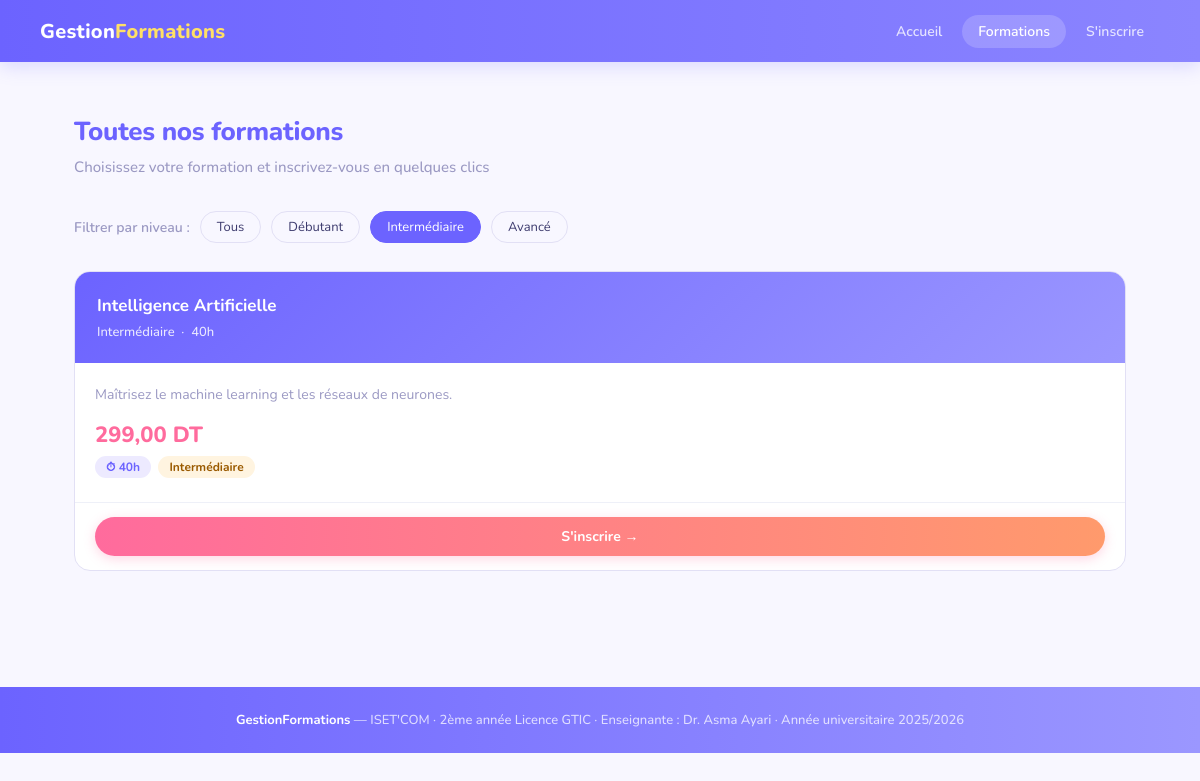
Screenshot of /index.php?page=formations&niveau=Intermédiaire with the database file from the repository.
### tables this page shows
CREATE TABLE IF NOT EXISTS formations (
    id          INT AUTO_INCREMENT PRIMARY KEY,
    titre       VARCHAR(150) NOT NULL,
    description TEXT NOT NULL,
    prix        DECIMAL(8,2) NOT NULL DEFAULT 0,
    duree       VARCHAR(30) DEFAULT '20h',
    niveau      VARCHAR(50) DEFAULT 'Tous niveaux',
    created_at  TIMESTAMP DEFAULT CURRENT_TIMESTAMP
);

### controllers/FormationController.php (called while the page is built)
<?php
require_once 'models/Formation.php';
$niveau    = isset($_GET['niveau']) ? trim($_GET['niveau']) : '';
$formations = Formation::getAll($niveau);
require 'views/formations.php';
?>

### models/Formation.php (called while the page is built, shortened)
<?php
class Formation {
    public static function getAll(string $niveau = ''): array {
        $pdo = Database::connect();
        if (!empty($niveau)) {
            $stmt = $pdo->prepare('SELECT * FROM formations WHERE niveau = ? ORDER BY id ASC');
            $stmt->execute([$niveau]);
        } else {
            $stmt = $pdo->query('SELECT * FROM formations ORDER BY id ASC');
        }
        return $stmt->fetchAll();
    }
}
?>

### views/formations.php (the view, shortened to what this page needs)
<?php
require 'views/partials/header.php';
?>
<div class="container">
    <div class="section">
        <div class="section-title">Toutes nos formations</div>
        <div class="section-sub">
            Choisissez votre formation et inscrivez-vous en quelques clics
        </div>
        <div style="margin-bottom:28px; display:flex; gap:10px; flex-wrap:wrap; align-items:center;">
            <span style="font-size:14px; color:var(--muted); font-weight:600;">Filtrer par niveau :</span>
            <a href="index.php?page=formations"
               style="padding:6px 16px; border-radius:20px; border:1.5px solid var(--border); font-size:13px; text-decoration:none; color:var(--text);
               <?= empty($niveau) ? 'background:var(--primary);color:#fff;border-color:var(--primary);' : '' ?>">
               Tous</a>
            <?php foreach (['Débutant','Intermédiaire','Avancé'] as $niv): ?>
            <a href="index.php?page=formations&niveau=<?= urlencode($niv) ?>"
               style="padding:6px 16px; border-radius:20px; border:1.5px solid var(--border); font-size:13px; text-decoration:none; color:var(--text);
               <?= (isset($niveau) && $niveau === $niv) ? 'background:var(--primary);color:#fff;border-color:var(--primary);' : '' ?>">
               <?= $niv ?></a>
            <?php endforeach; ?>
        </div>
        <?php if (empty($formations)): ?>
            <div class="alert alert-error">Aucune formation disponible pour ce niveau.</div>
        <?php else: ?>
        <div class="cards-grid">
            <?php foreach ($formations as $f): ?>
            <div class="card">
                <div class="card-header">
                    <h3><?= htmlspecialchars($f['titre']) ?></h3>
                    <p><?= htmlspecialchars($f['niveau']) ?> &nbsp;·&nbsp; <?= htmlspecialchars($f['duree']) ?></p>
                </div>
                <div class="card-body">
                    <p><?= htmlspecialchars($f['description']) ?></p>
                    <div class="prix"><?= number_format($f['prix'], 2, ',', ' ') ?> DT</div>
                    <div class="meta">
                        <span class="badge badge-primary">⏱ <?= htmlspecialchars($f['duree']) ?></span>
                        <?php
                        $badgeClass = match($f['niveau']) {
                            'Débutant'     => 'badge-success',
                            'Intermédiaire'=> 'badge-warning',
                            'Avancé'       => 'badge-danger',
                            default        => 'badge-primary'
                        };
                        ?>
                        <span class="badge <?= $badgeClass ?>"><?= htmlspecialchars($f['niveau']) ?></span>
                    </div>
                </div>
                <div class="card-footer">
                    <a href="index.php?page=inscription&formation_id=<?= $f['id'] ?>"
                       class="btn btn-accent btn-block">S'inscrire →</a>
                </div>
            </div>
            <?php endforeach; ?>
        </div>
        <?php endif; ?>
    </div>
</div>
<?php require 'views/partials/footer.php'; ?>

### assets/style.css (style rules this page uses)
:root { --primary: #6C63FF; --primary-lt: #8B85FF; --primary-dk: #5548E0; --accent: #FF6B9D; --accent-dk: #E8528A; --success: #2ECC71; --danger: #FF5E5B; --gray-bg: #F8F7FF; --gray-light: #EEF0F8; --border: #E2E0F5; --text: #3D3B6E; --muted: #9B99C3; }
* { box-sizing: border-box; margin: 0; padding: 0; }
body { font-family: 'Nunito', 'Segoe UI', Arial, sans-serif; background: var(--gray-bg); color: var(--text); min-height: 100vh; }
.container { max-width: 1100px; margin: 0 auto; padding: 0 24px; }
.section { padding: 52px 0; }
.section-title { font-size: 26px; font-weight: 800; color: var(--primary); margin-bottom: 8px; letter-spacing: -.3px; }
.section-sub { color: var(--muted); font-size: 15px; margin-bottom: 34px; font-weight: 500; }
.cards-grid { display: grid; grid-template-columns: repeat(auto-fit, minmax(240px, 1fr)); gap: 22px; }
.card { background: #fff; border-radius: 16px; border: 1.5px solid var(--border); overflow: hidden; transition: .22s; display: flex; flex-direction: column; }
.card-header { background: linear-gradient(135deg, var(--primary) 0%, #9B97FF 100%); padding: 22px; color: #fff; }
.card-header h3 { font-size: 17px; font-weight: 700; margin-bottom: 6px; }
.card-header p { font-size: 13px; opacity: .85; font-weight: 500; }
.card-body { padding: 20px; flex: 1; }
.card-body p { font-size: 14px; color: var(--muted); margin-bottom: 14px; line-height: 1.65; }
.card-footer { padding: 14px 20px; border-top: 1.5px solid var(--gray-light); }
.badge { display: inline-block; padding: 3px 11px; border-radius: 20px; font-size: 12px; font-weight: 700; margin-right: 4px; margin-bottom: 4px; }
.badge-primary { background: #EDEAFF; color: #6C63FF; }
.badge-warning { background: #FFF4E0; color: #9A5A00; }
.prix { font-size: 22px; font-weight: 800; color: var(--accent); }
.meta { font-size: 13px; color: var(--muted); margin-top: 6px; font-weight: 500; }
.btn { display: inline-block; padding: 10px 24px; border-radius: 25px; font-size: 14px; font-weight: 700; text-decoration: none; cursor: pointer; border: none; transition: .22s; text-align: center; }
.btn-accent { background: linear-gradient(90deg, var(--accent) 0%, #FF9A6C 100%); color: #fff; box-shadow: 0 3px 12px rgba(255,107,157,.28); }
.btn-block { display: block; width: 100%; }

### rows the page displays
formations: titre "Intelligence Artificielle", niveau "Intermédiaire", duree "40h", description "Maîtrisez le machine learning et les réseaux de neurones.", prix "299,00"

### other values shown
$niv "Débutant"
$niv "Intermédiaire"
$niv "Avancé"
